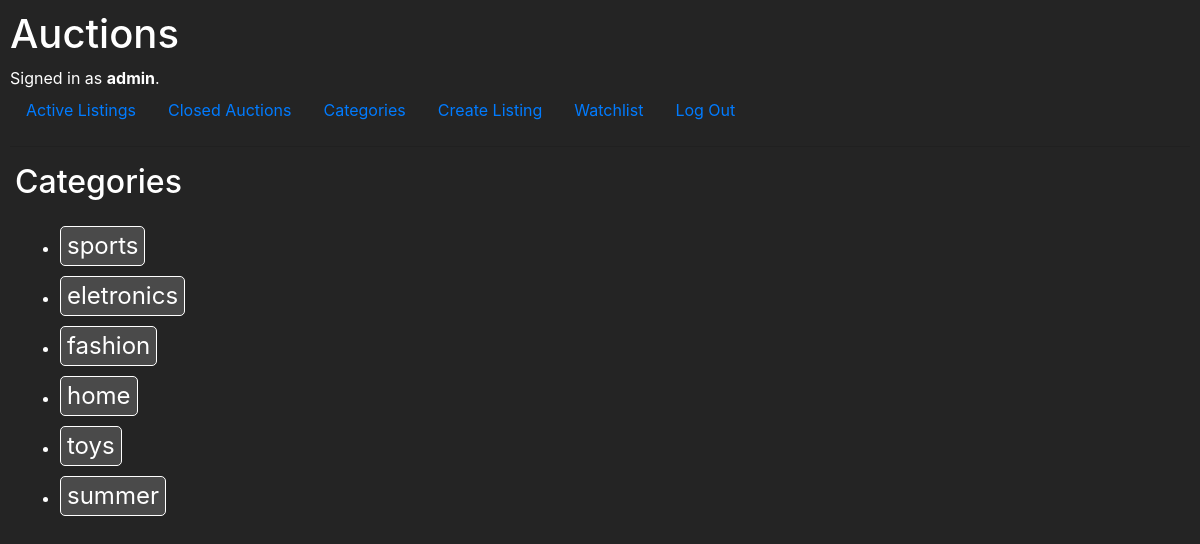
Before: /categories (signed in) with the older database file.
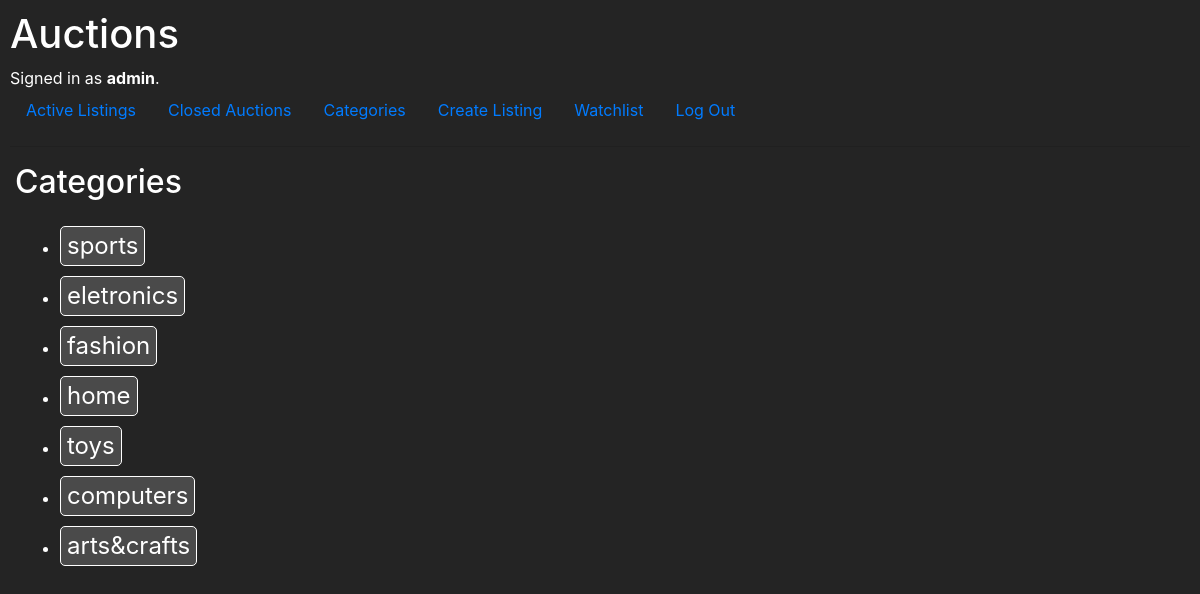
After: the same page with the newer database file.
### auctions/models.py (models this page shows)
class User(AbstractUser):
    pass

class Category(models.Model):
    category = models.CharField(max_length=64)
    def __str__(self):
        return f"{self.category}"

### auctions/views.py (the view)
# urls.py: path("categories", views.categories_index, name="categories"),
def categories_index(request):
    categories = Category.objects.exclude(category="No Category").all()
    return render(request, "auctions/categories.html",{
        "categories": categories
    })

### auctions/templates/auctions/categories.html (shortened to what this page needs)
{% extends "auctions/layout.html" %}
{% block body %}
<h2>Categories</h2>
    <ul>
        {% for category in categories %}
            <li class="items">
                <form method='POST' action="{% url 'category' category.id %}">
                    <input class='submit' type="submit" value="{{category}}">
                </form>
            </li>
        {% endfor %}
    </ul>
{% endblock %}

### auctions/templates/auctions/layout.html (shortened to what this page needs)
{% load static %}
<!DOCTYPE html>
<html lang="en">
    <head>
        <link rel="stylesheet" href="https://stackpath.bootstrapcdn.com/bootstrap/4.4.1/css/bootstrap.min.css">
        <link href="{% static 'auctions/styles.css' %}" rel="stylesheet">
    </head>
    <body>
        <h1>Auctions</h1>
        <div>
            {% if user.is_authenticated %}
                Signed in as <strong>{{ user.username }}</strong>.
            {% else %}
                Not signed in.
            {% endif %}
        </div>
        <ul class="nav">
            <li class="nav-item">
                <a class="nav-link" href="{% url 'index' %}">Active Listings</a>
            </li>
            <li class="nav-item">
                <a class="nav-link" href="{% url 'closed_listings' %}">Closed Auctions</a>
            </li>
            <li class="nav-item">
                <a class="nav-link" href="{% url 'categories' %}">Categories</a>
            </li>
            {% if user.is_authenticated %}
                <li class="nav-item">
                    <a class="nav-link" href="{% url 'create_listing' %}">Create Listing</a>
                </li>
                <li class="nav-item">
                    <a class="nav-link" href="{% url 'watchlist' %}">Watchlist</a>
                </li>
                <li class="nav-item">
                    <a class="nav-link" href="{% url 'logout' %}">Log Out</a>
                </li>
            {% endif %}
        </ul>
        <hr>
        {% block body %}
        {% endblock %}
    </body>
</html>

### auctions/static/auctions/styles.css (style rules this page uses)
body { padding: 10px; }

### auctions/templates/auctions/categories.html (style rules this page uses)
h2 { margin-left: 5px; margin-top: 0; margin-bottom: 25px; }
body { background-color: #242424; color:white; }
.items { margin: 10px; color: white; }
.submit { font-size: 1.5em; border: 1px solid white; border-radius: 5px; color: white; background-color: #4a4a4a; }

Changed rows visible on the page:
removed Category: category "summer"
added Category: category "computers"
added Category: category "arts&crafts"
